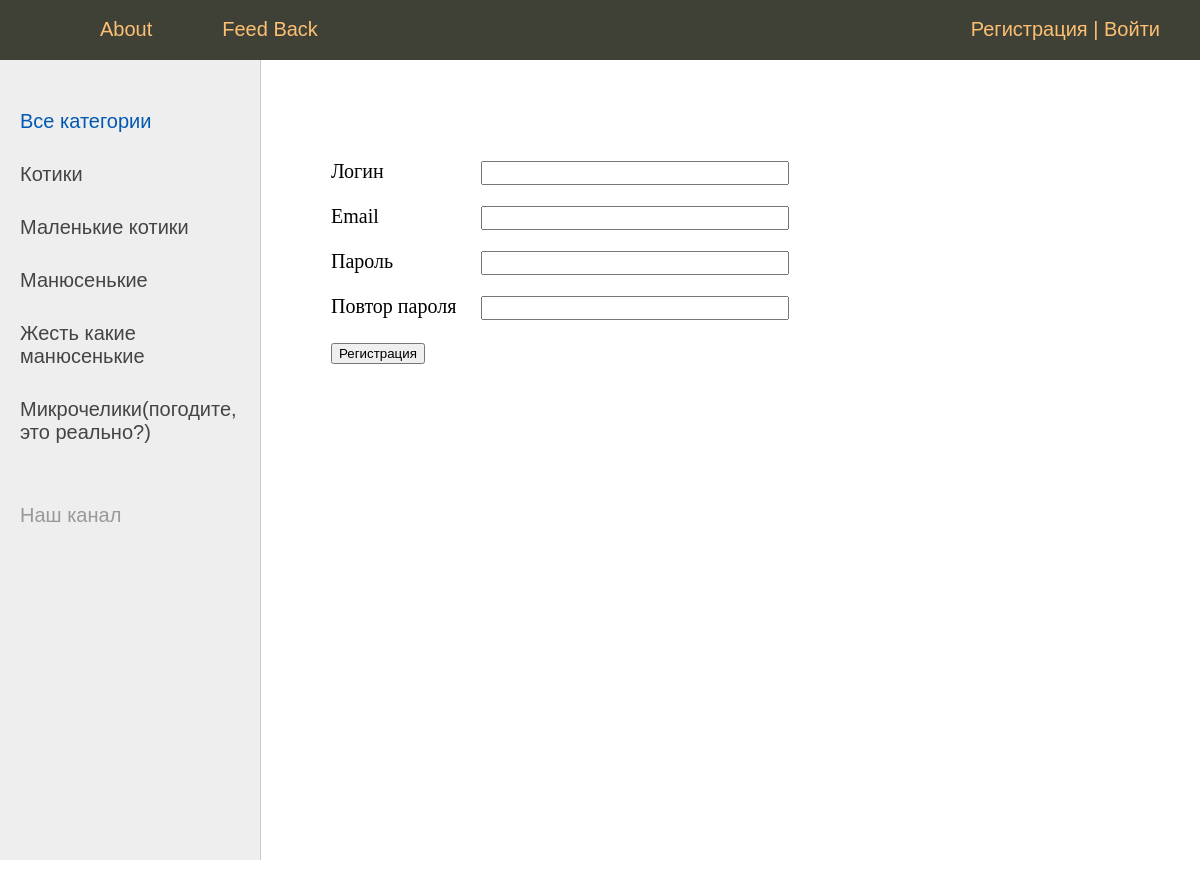
Screenshot of /register/ with the database file from the repository.
### smeshnyavki/models.py (models this page shows)
class Category(Model):
    name = CharField(max_length=100, db_index=True, verbose_name="Категория")#автоматом добавляется индекс
    slug = SlugField(max_length=255, unique=True, db_index=True, verbose_name="URL")
    def __str__(self):
        return self.name
    class Meta:
        verbose_name = "Категория"
        verbose_name_plural = "Категории"
        ordering = ['pk',]

### smeshnyavki/views.py (the view, shortened to what this page needs)
# urls.py: path('register/', RegisterUser.as_view(), name='register'),
class RegisterUser(DataMixin, CreateView):
    form_class = RegisterUserForm
    template_name = 'smeshnyavki/register.html'
    success_url = reverse_lazy('login')
    def get_context_data(self, **kwargs):
        context = super().get_context_data(**kwargs)
        c_def = self.get_user_context(title='Регистрация')
        return dict(list(context.items()) + list(c_def.items()))

### smeshnyavki/forms.py
class RegisterUserForm(UserCreationForm):
    username = CharField(label='Логин', widget=TextInput(attrs={'class': 'form-input'}))
    password1 = CharField(label='Пароль', widget=PasswordInput(attrs={'class': 'form-input'}))
    password2 = CharField(label='Повтор пароля', widget=PasswordInput(attrs={'class': 'form-input'}))
    email = EmailField(label='Email', widget=EmailInput(attrs={'class': 'form-input'}))
    class Meta:
        model = User
        fields = ('username', 'email', 'password1', 'password2')

### smeshnyavki/templatetags/smeshnyavki_tags.py (called while the page is built)
@register.simple_tag(name='getCategs')#function is changed into tage
def get_categories(filter=None):
    if filter:
        return Category.objects.filter(pk=filter) #возвращаем коллекцию
    return Category.objects.all() #возвращаем коллекцию

@register.inclusion_tag('smeshnyavki/list_categories.html')
def show_categories(sort=None, categ_selected=0):
    categs = Category.objects.all() #возвращаем коллекцию
    if sort:
        categs = Category.objects.order_by(sort) #возвращаем коллекцию
    return{"categs": categs, 'categ_selected': categ_selected}

### smeshnyavki/utils.py (called while the page is built)
        def get_user_context(self, **kwargs):
                context = kwargs
                categs = cache.get('categs')
                if (not categs):
                    categs = Category.objects.annotate(Count('smeshnyavkа')).order_by('pk')
                    cache.set('categs', categs, 60)
                user_menu = MENU.copy()
                if(not self.request.user.is_authenticated):
                        user_menu.pop(1)
                context['menu'] = user_menu
                context['categs'] = categs
                if('categ_selected' not in context):
                        context['categ_selected'] = 0
                return context

### smeshnyavki/templates/smeshnyavki/register.html (shortened to what this page needs)
{% extends 'smeshnyavki/base.html' %}
{% block content %}
    <form method="post">
        {% for f in form %}
            <p><label class="form-label" for="{{ f.id_for_label }}">{{ f.label }}</label>{{ f }}</p>
        {% endfor %}
        <button type="submit">Регистрация</button>
    </form>
{% endblock %}

### smeshnyavki/templates/smeshnyavki/base.html (shortened to what this page needs)
<!DOCTYPE html>
{% load static %}
{% load smeshnyavki_tags %}
<html>
<head>
    <link type="text/css" href="{% static 'smeshnyavki/css/styles.css' %}" rel="stylesheet" />
</head>
<body>
<table class="table-page" border=0 cellpadding="0" cellspacing="0">
    <tr><td valign=top>
        {% block mainmenu %}
        <div class="header">
            <ul id="mainmenu" class="mainmenu">
                <li class="logo"><a href="{% url 'home' %}"><div class="logo"></div></a></li>
                {% for m in menu %}
                    <li><a href="{% url m.url_name %}">{{m.title}}</a></li>
               {% endfor %}
                {% if request.user.is_authenticated %}
                <p>{{request.user.name}}</p>
                    <li class="last">{{user.username}} | <a href="{% url 'logout' %}">Выйти</a></li>
                {% else %}
                    <li class="last"> <a href="{% url 'register' %}">Регистрация</a> | <a href="{% url 'login' %}">Войти</a></li>
                {% endif %}
            </ul>
        </div>
        {% endblock mainmenu %}
        <table class="table-content" border=0 cellpadding="0" cellspacing="0">
            <tr>
                <td valign="top" class="left-chapters">
                    <ul id="leftchapters">
                        {% if categ_selected == 0 %}
                            <li class="selected">Все категории</li>
                        {% else %}
                        <li> <a href="{% url 'home' %}">Все категории</a></li>
                        {% endif %}
                        {% for categ in categs %}
                            {% if categ.smeshnyavkа__count > 0 %}
                                {% if categ.pk == categ_selected %}
                                    <li class="selected">{{categ.name}}</li>
                                {% else %}
                                    <li> <a href="{% url 'category' categ.slug %}">{{categ.name}}</a></li>
                                {% endif %}
                            {% endif %}
                        {% endfor %}
                        <li class="share">
                            <p>Наш канал</p>
                            <a class="share-yt" href="https://www.youtube.com/channel/UClJzWfGWuGJL2t-3dYKcHTA/playlists" target="_blank" rel="nofollow"></a>
                        </li>
                    </ul>
                </td>
                <td valign="top" class="content">
                    <div class="content-text">
                        {% block content %}
                        {% endblock %}
                    </div>
                </td></tr></table>
    </td></tr>
    </table>
</body>
</html>

### smeshnyavki/static/smeshnyavki/css/styles.css (style rules this page uses)
html, body { font-family: 'Arial'; margin: 0; padding: 0; height: 100%; width: 100%; color: #444; }
a { color: #0059b2; text-decoration: none; }
.table-page { width: 100%; height: 100%; vertical-align: top; }
.table-page tr { height: 100%; }
.header { background: #3F4137; height: 60px; }
.logo { background: url('../images/logo.png') no-repeat 10px 5px; width: 70px; height: 60px; }
ul.mainmenu { list-style: none; margin: 0; padding: 0; height: 60px; color: #fdc073; font-size: 20px; overflow: hidden; }
ul.mainmenu li { float: left; margin: 18px 40px 0 30px; }
ul.mainmenu li.logo { margin: 0; }
ul.mainmenu li.last { float: right; }
ul.mainmenu li a { color: #fdc073; text-decoration: none; }
.table-content { width: 100%; min-height: 100%; height: 100%; }
.left-chapters { margin: 0; background: #eee; border-right: 1px solid #ccc; min-height: 100%; }
.left-chapters ul { width: 230px; min-height: 100%; margin: 0; padding: 20px 10px 10px 20px; list-style: none; font-size: 20px; }
.left-chapters ul li { margin: 30px 0 0 0; color: #999; }
.left-chapters ul li.selected { color: #0059b2; }
.left-chapters ul li a { color: #444; text-decoration: none; }
.left-chapters ul li.share { margin: 60px 0 0 0; }
.left-chapters ul li.share p { margin: 30px 0 30px 0; }
.left-chapters ul li.share a { display: inline-block; width: 40px; height: 40px; margin: 0 20px 0 0; }
.left-chapters ul li.share a.share-yt { width: 100%; height: 30px; background: url('../images/share_yt.png') no-repeat 0 0 }
.content { padding: 40px 20px 20px 40px; width: 100%; box-sizing: border-box; }
.content-text { margin: 60px 0 0 30px; color: #000; font-size: 20px; font-family: Yandex Sans Display Light; }
.form-input { width: 300px; font-size: 16px; }
.form-label { display: inline-block; min-width: 150px; vertical-align: top; }

### rows the page displays
Category: name "Котики"
Category: name "Маленькие котики"
Category: name "Манюсенькие"
Category: name "Жесть какие манюсенькие"
Category: name "Микрочелики(погодите, это реально?)"

### other values shown
{{ m.title }} "About" "Feed Back"
{{ f.label }} "Логин" "Email" "Пароль" "Повтор пароля"
